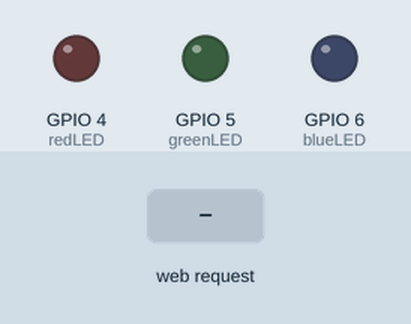
Recording of a sketch running on a simulated ESP32-S3. Shown: output pins drawn as LEDs (lit = HIGH). The test bench sets the inputs (shaded band). WiFi joins after 1.5 s; servers stay silent unless stated; what the sketch prints to the serial monitor is not drawn.

Above: at 2.7 s.
2.8 s: HTTP request GET /red received
At 3.3 s:
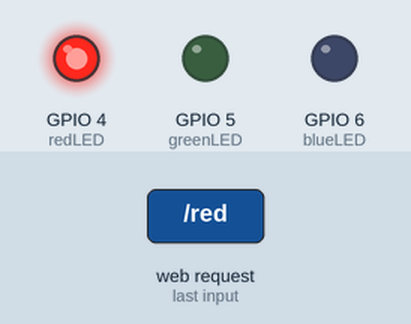
4.3 s: HTTP request GET /green received
At 5.5 s:
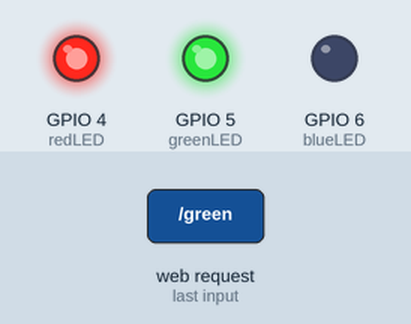
5.8 s: HTTP request GET /blue received
At 6.8 s:
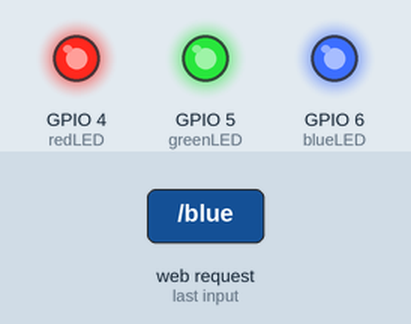
7.3 s: HTTP request GET /red received
At 8.0 s:
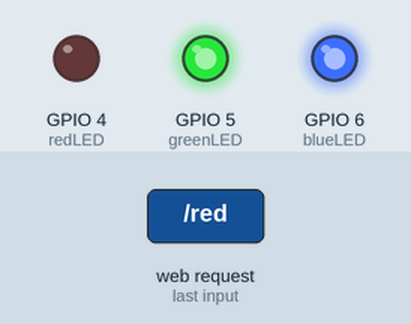
8.8 s: HTTP request GET /green received
At 9.1 s:
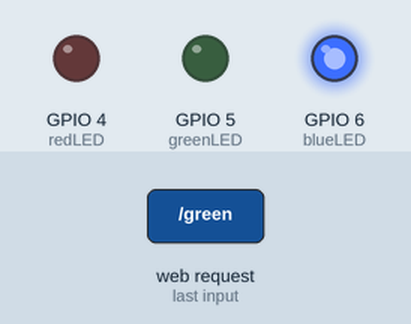
Timing chart, 0 to 11.3 s (numbered marks = the images above; inputs shaded):
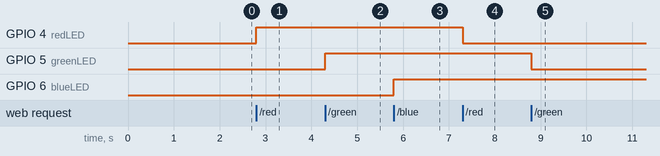

The sketch:

main.ino
```cpp
#include <WiFi.h>
#include <WebServer.h>

// WiFi credentials
const char* ssid = "ESP-IOT-WIFI";
const char* password = "12345678";

// Define LED pins
const int redLED = 4;
const int greenLED = 5;
const int blueLED = 6;

// Create web server object
WebServer server(80);

// HTML webpage with buttons and styling
const char index_html[] PROGMEM = R"rawliteral(
<!DOCTYPE html>
<html>
<head>
    <title>ESP32 LED Control</title>
    <meta name="viewport" content="width=device-width, initial-scale=1">
    <style>
        body {
            font-family: Arial;
            text-align: center;
            margin-top: 50px;
        }
        .button {
            padding: 15px 30px;
            font-size: 20px;
            margin: 10px;
            cursor: pointer;
            border-radius: 10px;
            border: none;
            color: white;
        }
        .red { background-color: #ff0000; }
        .green { background-color: #00ff00; }
        .blue { background-color: #0000ff; }
        .black { background-color: #000000; }
    </style>
</head>
<body>
    <h1>ESP32 LED Control</h1>
    <button class="button red" onclick="toggleLED('red')">Red LED</button><br>
    <button class="button green" onclick="toggleLED('green')">Green LED</button><br>
    <button class="button blue" onclick="toggleLED('blue')">Blue LED</button><br>
    <button class="button black" onclick="toggleLED('all')">Toggle All</button>

    <script>
        function toggleLED(color) {
            var xhr = new XMLHttpRequest();
            xhr.open("GET", "/" + color, true);
            xhr.send();
        }
    </script>
</body>
</html>
)rawliteral";

void setup() {
  Serial.begin(115200);

  // Set LED pins as outputs
  pinMode(redLED, OUTPUT);
  pinMode(greenLED, OUTPUT);
  pinMode(blueLED, OUTPUT);

  // Connect to WiFi
  WiFi.begin(ssid, password);
  Serial.print("Connecting to WiFi");
  while (WiFi.status() != WL_CONNECTED) {
    delay(500);
    Serial.print(".");
  }
  Serial.println("\nConnected to WiFi");
  Serial.print("IP Address: ");
  Serial.println(WiFi.localIP());

  // Define server endpoints
  server.on("/", HTTP_GET, handleRoot);
  server.on("/red", HTTP_GET, handleRed);
  server.on("/green", HTTP_GET, handleGreen);
  server.on("/blue", HTTP_GET, handleBlue);
  server.on("/all", HTTP_GET, handleAll);

  // Start server
  server.begin();
  Serial.println("HTTP server started");
}

void loop() {
  server.handleClient();
}

void handleRoot() {
  server.send(200, "text/html", index_html);
}

void handleRed() {
  digitalWrite(redLED, !digitalRead(redLED));
  server.send(200, "text/plain", "Red LED toggled");
  Serial.println("Red LED toggled");
}

void handleGreen() {
  digitalWrite(greenLED, !digitalRead(greenLED));
  server.send(200, "text/plain", "Green LED toggled");
  Serial.println("Green LED toggled");
}

void handleBlue() {
  digitalWrite(blueLED, !digitalRead(blueLED));
  server.send(200, "text/plain", "Blue LED toggled");
  Serial.println("Blue LED toggled");
}

void handleAll() {
  bool state = digitalRead(redLED) || digitalRead(greenLED) || digitalRead(blueLED);
  digitalWrite(redLED, !state);
  digitalWrite(greenLED, !state);
  digitalWrite(blueLED, !state);
  server.send(200, "text/plain", "All LEDs toggled");
  Serial.println("All LEDs toggled");
}
```

Measured:
- after the input at 2.8 s, GPIO 4 (redLED): LOW → HIGH at once
- after the input at 4.3 s, GPIO 5 (greenLED): LOW → HIGH at once
- after the input at 5.8 s, GPIO 6 (blueLED): LOW → HIGH at once
- after the input at 7.3 s, GPIO 4 (redLED): HIGH → LOW at once
- after the input at 8.8 s, GPIO 5 (greenLED): HIGH → LOW at once
